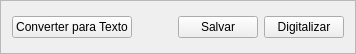
             <widget class="QFrame" name="frame_3">
              <property name="maximumSize">
               <size>
                <width>16777215</width>
                <height>50</height>
               </size>
              </property>
              <property name="frameShape">
               <enum>QFrame::StyledPanel</enum>
              </property>
              <property name="frameShadow">
               <enum>QFrame::Raised</enum>
              </property>
              <layout class="QHBoxLayout" name="horizontalLayout_18">
               <item>
                <layout class="QHBoxLayout" name="horizontalLayout_17">
                 <item>
                  <widget class="QPushButton" name="btn_ocrTab6">
                   <property name="text">
                    <string>Converter para Texto</string>
                   </property>
                  </widget>
                 </item>
                 <item>
                  <spacer name="horizontalSpacer_2">
                   <property name="orientation">
                    <enum>Qt::Horizontal</enum>
                   </property>
                   <property name="sizeHint" stdset="0">
                    <size>
                     <width>40</width>
                     <height>30</height>
                    </size>
                   </property>
                  </spacer>
                 </item>
                 <item>
                  <widget class="QPushButton" name="btn_salvar6">
                   <property name="text">
                    <string>Salvar</string>
                   </property>
                  </widget>
                 </item>
                 <item>
                  <widget class="QPushButton" name="btn_digitalizarTab6">
                   <property name="text">
                    <string>Digitalizar</string>
                   </property>
                  </widget>
                 </item>
                </layout>
               </item>
              </layout>
             </widget>
